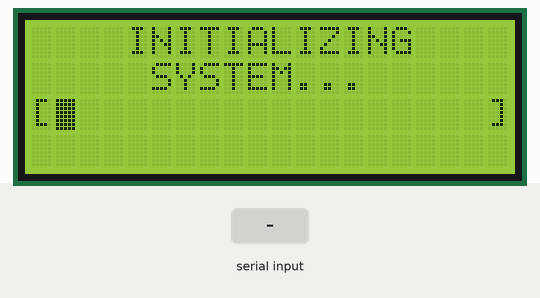
Recording of a sketch running on a simulated ESP32-C3. Shown: 20×4 character LCD. The inputs (shaded band) are chosen by the test bench. What the sketch prints to the serial monitor is not drawn.

Above: at 0.1 s.
At 3.2 s:
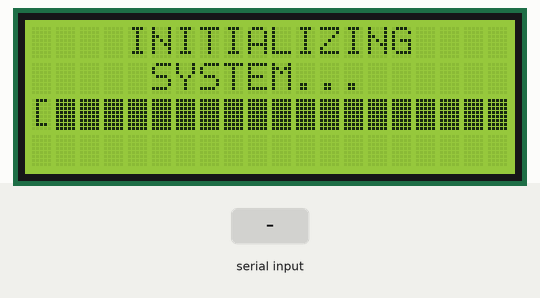
At 4.8 s:
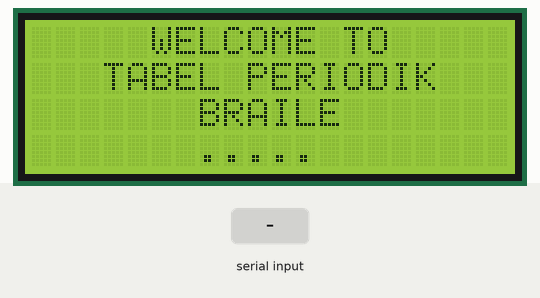
4.9 s: "1\n" received over the second serial link
Timing chart, 0 to 7.9 s (numbered marks = the images above; inputs shaded):
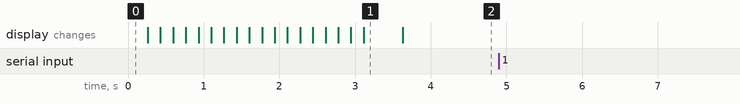

The sketch:

c3_komunikasi.ino
```cpp
#include <Arduino.h>
#include <Wire.h>
#include <LiquidCrystal_I2C.h>

LiquidCrystal_I2C lcd(0x27, 20, 4);

// Struktur data untuk tabel periodik
struct Element {
  const char* index;
  const char* symbol;
  const char* name;
  int atomic_number;
  float atomic_mass;
};

// Tabel periodik (20 elemen pertama, bisa diperluas)
Element tabelPeriodik[] = {
  {"017" , "H" , "Hidrogen" , 1, 1.008},
  {"016" , "Li" , "Litium" , 3, 6.94},
  {"015" , "Na" , "Natrium" , 11, 22.99},
  {"014" , "K" , "Kalium" , 19, 39.098},
  {"013" , "Rb" , "Rubidium" , 37, 85.468},
  {"012" , "Cs" , "Sesium" , 55, 132.905},
  {"011" , "Fr" , "Fransium" , 87, 223},
  {"010" , "Be" , "Berilium" , 4, 9.0122},
  {"000" , "Mg" , "Magnesium" , 12, 24.305},
  {"001" , "Ca" , "Kalsium" , 20, 40.078},
  {"002" , "Sr" , "Stronsium" , 38, 87.62},
  {"003" , "Ba" , "Barium" , 56, 137.327},
  {"004" , "Ra" , "Radium" , 88, 226},
  {"005" , "Sc" , "Skandium" , 21, 44.956},
  {"006" , "Y" , "Yttrium" , 39, 88.906},
  {"007" , "-" , "-" , 0, 0.0},
  {"117" , "-" , "-" , 0, 0.0},
  {"116" , "Ti" , "Titanium" , 22, 47.867},
  {"115" , "Zr" , "Zirkonium" , 40, 91.224},
  {"114" , "Hf" , "Hafnium" , 72, 178.49},
  {"113" , "Rf" , "Rutherfordium" , 104, 267},
  {"112" , "V" , "Vanadium" , 23, 50.942},
  {"111" , "Nb" , "Niobium" , 41, 92.906},
  {"110" , "Ta" , "Tantalum" , 73, 180.948},
  {"100" , "Db" , "Dubnium" , 105, 268},
  {"101" , "Cr" , "Kromium" , 24, 51.996},
  {"102" , "Mo" , "Molibdenum" , 42, 95.95},
  {"103" , "W" , "Tungsten" , 74, 183.84},
  {"104" , "Sg" , "Seaborgium" , 106, 269},
  {"105" , "Mn" , "Mangan" , 25, 54.938},
  {"106" , "Tc" , "Teknesium" , 43, 98},
  {"107" , "Re" , "Renium" , 75, 186.207},
  {"217" , "Bh" , "Bohrium" , 107, 270},
  {"216" , "Fe" , "Besi" , 26, 55.845},
  {"215" , "Ru" , "Rutenium" , 44, 101.07},
  {"214" , "Os" , "Osmium" , 76, 190.23},
  {"213" , "Hs" , "Hassium" , 108, 277},
  {"212" , "Co" , "Kobalt" , 27, 58.933},
  {"211" , "Rh" , "Rodium" , 45, 102.905},
  {"210" , "Ir" , "Iridium" , 77, 192.217},
  {"200" , "Mt" , "Meitnerium" , 109, 278},
  {"201" , "Ni" , "Nikel" , 28, 58.693},
  {"202" , "Pd" , "Paladium" , 46, 106.42},
  {"203" , "Pt" , "Platina" , 78, 195.084},
  {"204" , "Ds" , "Darmstadtium" , 110, 281},
  {"205" , "Cu" , "Tembaga" , 29, 63.546},
  {"206" , "Ag" , "Perak" , 47, 107.868},
  {"207" , "Au" , "Emas" , 79, 196.967},
  {"317" , "Rg" , "Roentgenium" , 111, 282},
  {"316" , "Zn" , "Seng" , 30, 65.38},
  {"315" , "Cd" , "Kadmium" , 48, 112.414},
  {"314" , "Hg" , "Raksa" , 80, 200.592},
  {"313" , "Cn" , "Kopernisium" , 112, 285},
  {"312" , "B" , "Boron" , 5, 10.81},
  {"311" , "Al" , "Aluminium" , 13, 26.982},
  {"310" , "Ga" , "Galium" , 31, 69.723},
  {"300" , "In" , "Indium" , 49, 114.818},
  {"301" , "Tl" , "Talium" , 81, 204.383},
  {"302" , "Nh" , "Nihonium" , 113, 286},
  {"303" , "C" , "Karbon" , 6, 12.011},
  {"304" , "Si" , "Silikon" , 14, 28.085},
  {"305" , "Ge" , "Germanium" , 32, 72.63},
  {"306" , "Sn" , "Timah" , 50, 118.71},
  {"307" , "Pb" , "Timbal" , 82, 207.2},
  {"417" , "Fl" , "Flerovium" , 114, 289},
  {"416" , "N" , "Nitrogen" , 7, 14.007},
  {"415" , "P" , "Fosfor" , 15, 30.974},
  {"414" , "As" , "Arsen" , 33, 74.922},
  {"413" , "Sb" , "Antimon" , 51, 121.76},
  {"412" , "Bi" , "Bismut" , 83, 208.98},
  {"411" , "Mc" , "Moscovium" , 115, 288},
  {"410" , "O" , "Oksigen" , 8, 15.999},
  {"400" , "S" , "Belerang" , 16, 32.06},
  {"401" , "Se" , "Selenium" , 34, 78.971},
  {"402" , "Te" , "Tellurium" , 52, 127.6},
  {"403" , "Po" , "Polonium" , 84, 209},
  {"404" , "Lv" , "Livermorium" , 116, 293},
  {"405" , "F" , "Fluorin" , 9, 18.998},
  {"406" , "Cl" , "Klorin" , 17, 35.45},
  {"407" , "Br" , "Bromin" , 35, 79.904},
  {"517" , "I" , "Iodium" , 53, 126.9},
  {"516" , "At" , "Astatin" , 85, 210},
  {"515" , "Ts" , "Tennessine" , 117, 294},
  {"514" , "He" , "Helium" , 2, 4.0026},
  {"513" , "Ne" , "Neon" , 10, 20.18},
  {"512" , "Ar" , "Argon" , 18, 39.948},
  {"511" , "Kr" , "Kripton" , 36, 83.798},
  {"510" , "Xe" , "Xenon" , 54, 131.293},
  {"500" , "Rn" , "Radon" , 86, 222},
  {"501" , "Og" , "Oganesson" , 118, 294},

  {"616" , "Lu" , "Lutetium" , 71, 174.967},
  {"617" , "Lr" , "Lawrencium" , 103, 262},
  {"614" , "Yb" , "Ytterbium" , 70, 173.045},
  {"615" , "No" , "Nobelium" , 102, 259},
  {"612" , "Tm" , "Thulium" , 69, 168.934},
  {"613" , "Md" , "Mendelevium" , 101, 258},
  {"610" , "Er" , "Erbium" , 68, 167.259},
  {"611" , "Fm" , "Fermium" , 100, 257},
  {"601" , "Ho" , "Holmium" , 67, 164.93},
  {"600" , "Es" , "Einsteinium" , 99, 252},
  {"603" , "Dy" , "Dysprosium" , 66, 162.5},
  {"602" , "Cf" , "Californium" , 98, 251},
  {"605" , "Tb" , "Terbium" , 65, 158.925},
  {"604" , "Bk" , "Berkelium" , 97, 247},
  {"607" , "Gd" , "Gadolinium" , 64, 157.25},
  {"606" , "Cm" , "Curium" , 96, 247},
  {"716" , "Eu" , "Europium" , 63, 151.964},
  {"717" , "Am" , "Amerisium" , 95, 243},
  {"714" , "Sm" , "Samarium" , 62, 150.36},
  {"715" , "Pu" , "Plutonium" , 94, 244},
  {"712" , "Pm" , "Prometium" , 61, 145},
  {"713" , "Np" , "Neptunium" , 93, 237},
  {"710" , "Nd" , "Neodimium" , 60, 144.242},
  {"711" , "U" , "Uranium" , 92, 238.029},
  {"701" , "Pr" , "Praseodimium" , 59, 140.908},
  {"700" , "Pa" , "Protaktinium" , 91, 231.035},
  {"703" , "Ce" , "Cerium" , 58, 140.116},
  {"702" , "Th" , "Thorium" , 90, 232.037},
  {"705" , "La" , "Lantanum" , 57, 138.905},
  {"704" , "Ac" , "Aktinium" , 89, 227},

};

const int jumlahElemen = sizeof(tabelPeriodik) / sizeof(tabelPeriodik[0]);

void centerText(int row, const char* text) {
  int len = strlen(text);
  int start = (20 - len) / 2;     // posisi kolom mulai
  if (start < 0) start = 0;
  lcd.setCursor(start, row);
  lcd.print(text);
}

void showLoadingAnimation() {
  lcd.clear();
  centerText(0, "INITIALIZING");
  centerText(1, "SYSTEM...");

  lcd.setCursor(0, 2);
  lcd.print("[");
  lcd.setCursor(19, 2);
  lcd.print("]");

  int totalBlocks = 18;        // panjang progress bar
  int delayPerBlock = 3000 / totalBlocks;  // total 3 detik

  for (int i = 0; i <= totalBlocks; i++) {
    lcd.setCursor(1 + i, 2);
    lcd.write(byte(255));      // karakter full block
    delay(delayPerBlock);
  }

  delay(300);
}


void setup() {
  Serial.begin(9600);       // ke PC
  Serial1.begin(115200, SERIAL_8N1, 20, 21); // RX=20, TX=21

  lcd.init();
  lcd.backlight();

  // Tampilkan animasi loading 3 detik
  showLoadingAnimation();

  // Setelah loading selesai tampilkan welcome
  lcd.clear();
  centerText(0, "WELCOME TO");
  centerText(1, "TABEL PERIODIK");
  centerText(2, "BRAILE");
  centerText(3, ".....");

  Serial.println("=== ESP32-C3 Periodic Table Receiver ===");
  Serial.println("Menunggu nomor atom dari ESP32...");

}

void loop() {
  if (Serial1.available()) {
    // Baca string penuh (misal "003\n")
    String data = Serial1.readStringUntil('\n');
    data.trim(); // hapus karakter spasi atau newline

    Serial.printf("\nDiterima index: \"%s\"\n", data.c_str());

    bool ditemukan = false;
    for (int i = 0; i < jumlahElemen; i++) {
      // Bandingkan string index
      if (strcmp(data.c_str(), tabelPeriodik[i].index) == 0) {
        Serial.println("=== Data Unsur Ditemukan ===");
        Serial.printf("Index       : %s\n", tabelPeriodik[i].index);
        Serial.printf("Simbol      : %s\n", tabelPeriodik[i].symbol);
        Serial.printf("Nama        : %s\n", tabelPeriodik[i].name);
        Serial.printf("Nomor Atom  : %d\n", tabelPeriodik[i].atomic_number);
        Serial.printf("Massa Atom  : %.4f u\n", tabelPeriodik[i].atomic_mass);
        Serial.println("============================");

        lcd.clear();
        lcd.setCursor(0, 0);
        lcd.print("Nama  : ");
        lcd.print(tabelPeriodik[i].name);
        lcd.setCursor(0, 1);
        lcd.print("Simbol: ");
        lcd.print(tabelPeriodik[i].symbol);
        lcd.setCursor(0, 2);
        lcd.print("N.Atom: ");
        lcd.print(tabelPeriodik[i].atomic_number);
        lcd.setCursor(0, 3);
        lcd.print("M.Atom: ");
        lcd.print(tabelPeriodik[i].atomic_mass, 3);

        ditemukan = true;
        break;
      }
    }

    if (!ditemukan) {
      Serial.println("Index tidak ditemukan di tabel periodik ❌");
    }
  }
}
```

Measured:
- after the input at 4.9 s, every drawn part: stays the same
- what the display in image 1 shows lasts 0.5 s, from 3.1 s to 3.6 s
